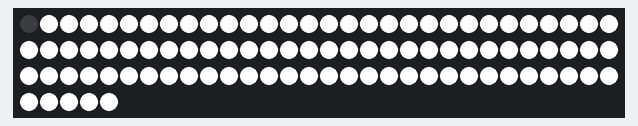
The sketch below on a simulated Arduino Uno, built with avr-gcc and run on an emulated ATmega328P. Shown: 95 RGB LEDs in strip order, left to right, continuing on the next row.

Above: at 0.1 s.

The sketch:

allAndOne.ino
```cpp
#include <Adafruit_NeoPixel.h>

#define LED_PIN 12
#define LED_COUNT 95

Adafruit_NeoPixel strip(LED_COUNT, LED_PIN, NEO_GRB + NEO_KHZ800);


void setup() {
  strip.begin();
  strip.show(); // initialize all pixels to off
}

void loop() {
  // put your main code here, to run repeatedly:
  sequentiallyLight();
  firstLight();
}

void sequentiallyLight() {
  for (int i = 1; i< LED_COUNT; i++) {
    strip.setPixelColor(i, strip.Color(255,255,255));
  }
  strip.show();
  delay(3000);
}
void firstLight() {
  for (int i = 1; i< LED_COUNT; i++) {
    strip.setPixelColor(i, strip.Color(0,0,0));
  }
   strip.setPixelColor(1, strip.Color(255,255,255));
   strip.show();
  delay(3000);
}
```
